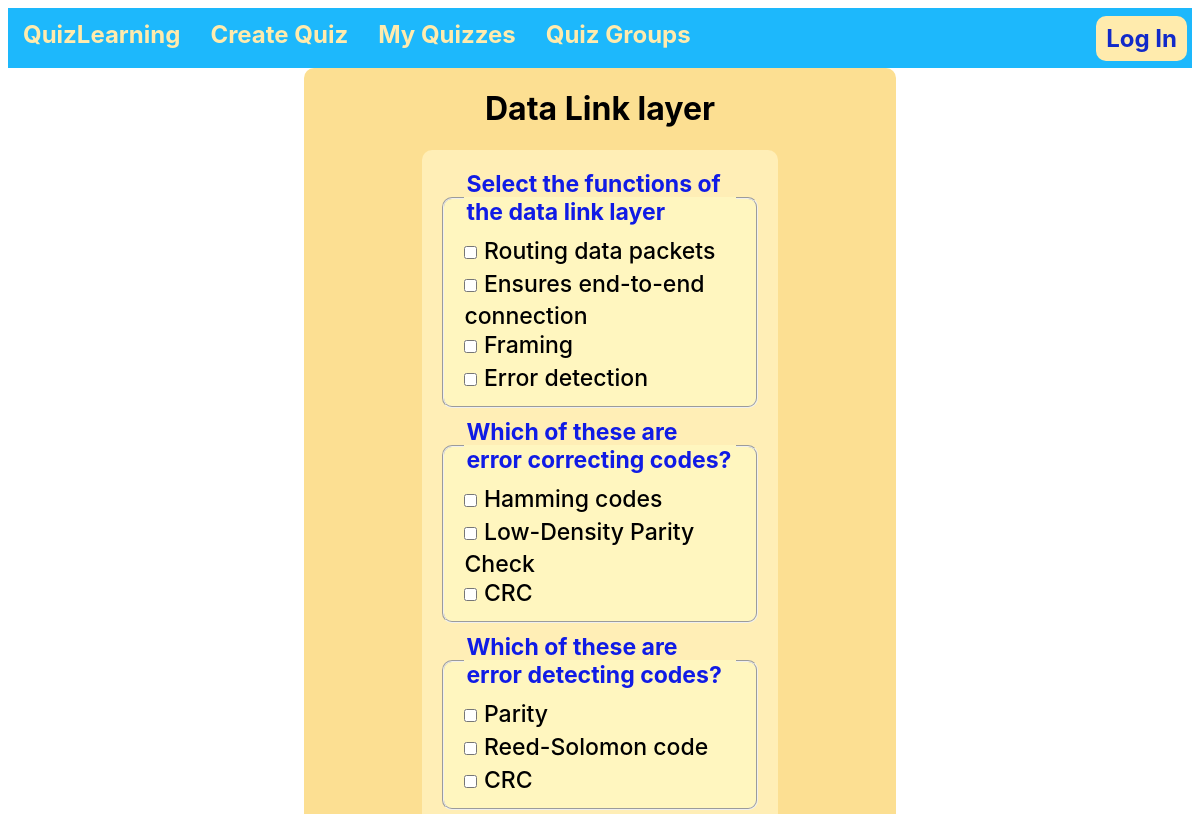
The app's page /QuizApp/quizzes/Data Link layer2 (upper part), older data.
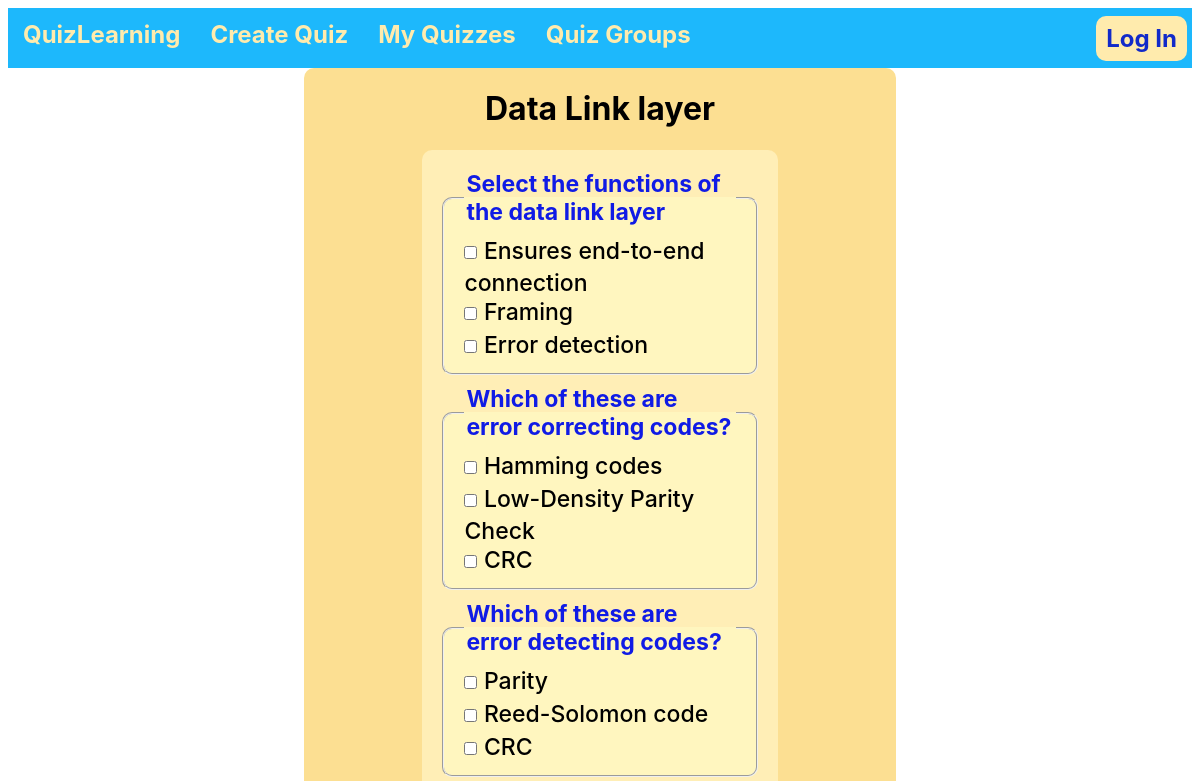
The same page, newer data.
### QuizApp/models.py (models this page shows, shortened)
class Question(models.Model):
    id = models.IntegerField(primary_key=True, unique=True)
    quiz_id = models.ForeignKey('Quiz', on_delete=models.CASCADE)
    question = models.CharField(max_length=255)
    points = models.IntegerField(default=0, null=False)
    class QuizTypeChoice(models.TextChoices):
        TYPING = 'TY',
        SINGLE_CHOICE = 'SC',
        MULTI_CHOICE = 'MC',
    type = models.CharField(max_length=2, choices=QuizTypeChoice.choices, default='TY', null=True)

class Answer(models.Model):
    id = models.IntegerField(primary_key=True, unique=True)
    quiz_id = models.ForeignKey("Quiz", on_delete=models.CASCADE)
    question_id = models.ForeignKey("Question", on_delete=models.CASCADE)
    answer = models.CharField(max_length=255)
    correct = models.BooleanField(default=False)
    point = models.IntegerField(default=1, null=False)

### QuizApp/views/quiz/SolveQuizView.py (the view, shortened to what this page needs)
# urls.py: path('quizzes/<str:quiz_title><int:quiz_id>', Solve.SolveQuizView.as_view(), name='solve'),
class SolveQuizView(View):
    def get(self, request, quiz_title, quiz_id):
        questions = Question.objects.filter(quiz_id=quiz_id).values()
        answers = Answer.objects.filter(quiz_id=quiz_id).values()
        for q in questions:
            if q['type'] != 'TY':
                q['answers'] = answers.filter(question_id=q['id']).values()
        context = {
            'questions': questions,
            'quiz_title': quiz_title,
            'quiz_id': quiz_id
        }
        if request.user.is_authenticated:
            context['user'] = 'yes'
        template = loader.get_template('solve quiz/solvequiz.html')
        return HttpResponse(template.render(context, request))

### QuizApp/templates/solve quiz/solvequiz.html (shortened to what this page needs)
{% load static %}
<!DOCTYPE html>
<html lang="en">
<head>
    <link rel="stylesheet" type="text/css" href="{% static 'css/login.css' %}">
</head>
<body>
    {% include 'navbar.html' %}
    <div class="container">
    <h1>{{ quiz_title }}</h1>
        <form method="POST" action="{{ quiz_title }}{{ quiz_id }}">
        {% for q in questions %}
            {% if q.type == 'TY' %}
                <label for="{{ q.id }}">{{ q.question }} <br></label>
                <input type="text" maxlength="20" name="{{ q.id }}" id="{{ q.id }}" required="true"><br>
            {% else %}
                <fieldset>
                <legend><b>{{ q.question }}</b><br></legend>
                {% for a in q.answers %}
                    {% if q.type == 'SC' %}
                    <input type="radio" name="{{ q.id }}" id="{{ a.id }}" value="{{ a.id }}">
                    {% elif q.type == 'MC' %}
                    <input type="checkbox" name="{{ q.id }}" id="{{ a.id }}" value="{{ a.id }}">
                    {% endif %}
                    <label for="{{ a.id }}">{{ a.answer }}<br></label>
                {% endfor %}
                </fieldset>
            {% endif %}
        {% endfor %}
        </form>
    </div>
</body>
</html>

Row changes from the older to the newer data that the page shows:
removed Answer: answer "Routing data packets", shown under Question "Select the functions of the data link layer"
